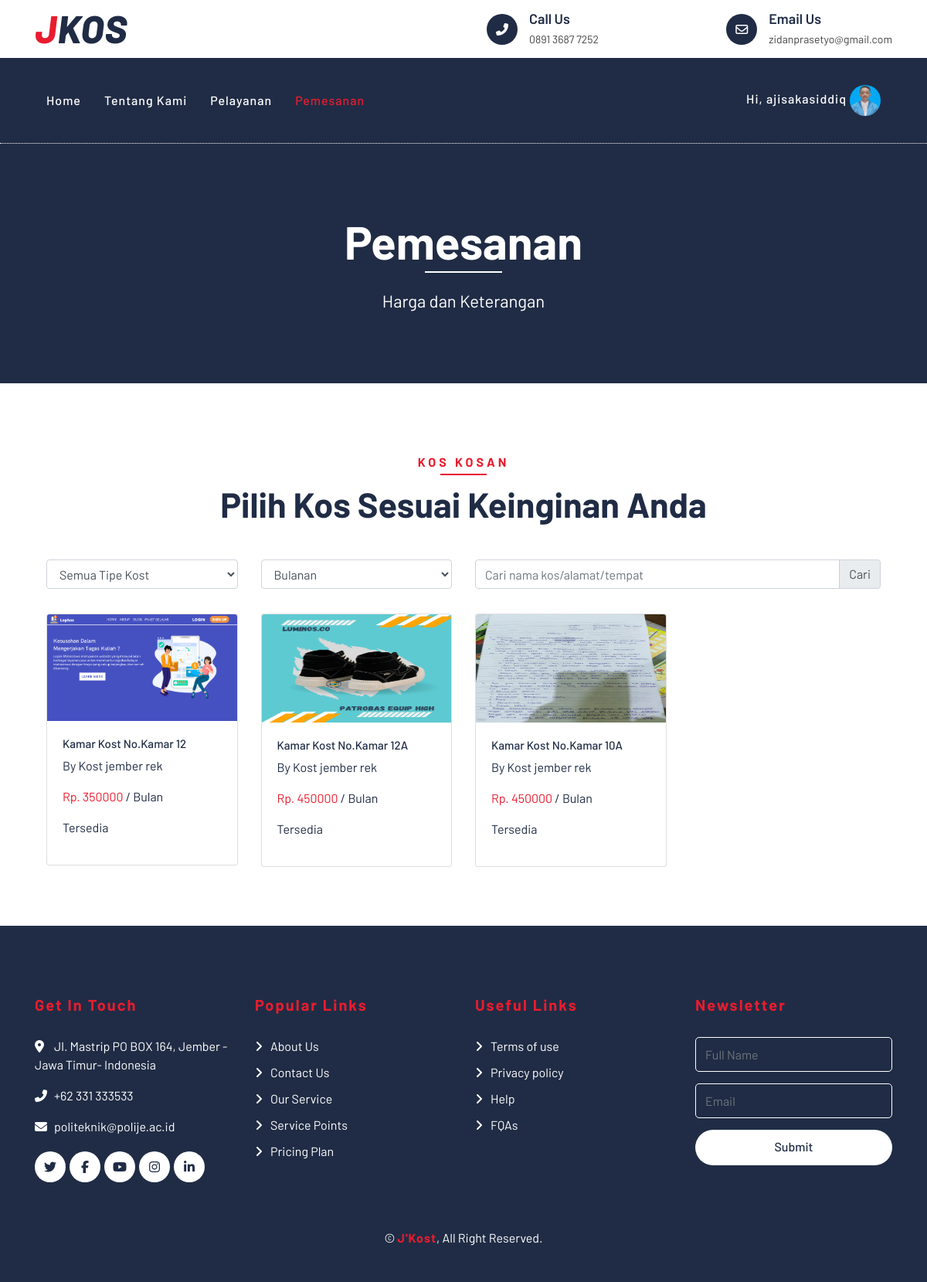
Screenshot of /order.php (signed in) with the database file from the repository.
### tables this page shows
CREATE TABLE `kamar_kost` (
  `id_kamar` int(11) NOT NULL,
  `id_kost` int(11) NOT NULL,
  `jenis_kamar` varchar(255) NOT NULL,
  `no_kamar` varchar(100) NOT NULL,
  `harga` varchar(225) NOT NULL,
  `status_kamar` varchar(255) NOT NULL,
  `foto_kamar_pertama` varchar(225) NOT NULL,
  `foto_kamar_kedua` varchar(225) NOT NULL,
  `foto_kamar_ketiga` varchar(225) NOT NULL,
  `foto_kamar_keempat` varchar(225) NOT NULL,
  `deskripsi` varchar(255) NOT NULL
);

CREATE TABLE `data_kost` (
  `id_kost` int(11) NOT NULL,
  `id_user` int(11) NOT NULL,
  `nama_kost` varchar(255) NOT NULL,
  `alamat` varchar(255) NOT NULL,
  `deskripsi` varchar(255) NOT NULL,
  `foto` varchar(255) DEFAULT NULL,
  `maps` varchar(225) DEFAULT NULL,
  `status` varchar(255) DEFAULT NULL,
  `longtitude` varchar(225) NOT NULL,
  `latitude` varchar(225) NOT NULL
);

### order.php (the view, shortened to what this page needs)
<?php
require("koneksi.php");
if (isset($_SESSION['id_user'])) {
    $name = $_SESSION['user_nama'];
    $sesImg = $_SESSION['foto'];
}
?>
<!DOCTYPE html>
<html lang="en">
<head>
    <link href="https://stackpath.bootstrapcdn.com/bootstrap/4.4.1/css/bootstrap.min.css" rel="stylesheet">
    <link href="https://cdnjs.cloudflare.com/ajax/libs/font-awesome/5.10.0/css/all.min.css" rel="stylesheet">
    <link href="lib/flaticon/font/flaticon.css" rel="stylesheet">
    <link href="lib/animate/animate.min.css" rel="stylesheet">
    <link href="lib/owlcarousel/assets/owl.carousel.min.css" rel="stylesheet">
    <link rel="stylesheet" href="node_modules/@fortawesome/fontawesome-free/css/all.css">
    <link href="css/style.css" rel="stylesheet">
</head>
<body>
    <div class="top-bar">
        <div class="container">
            <div class="row align-items-center">
                <div class="col-lg-4 col-md-3">
                    <div class="logo">
                        <a href="index.html">
                            <h1>J<span>KOS</span></h1>
                        </a>
                    </div>
                </div>
                <div class="col-4 col-md-4">
                    <div class="top-bar-item">
                        <div class="top-bar-icon">
                            <i class="fa fa-phone-alt"></i>
                        </div>
                        <div class="top-bar-text">
                            <h3>Call Us</h3>
                            <p>0891 3687 7252</p>
                        </div>
                    </div>
                </div>
                <div class="col-4 col-md-4">
                    <div class="top-bar-item">
                        <div class="top-bar-icon">
                            <i class="far fa-envelope"></i>
                        </div>
                        <div class="top-bar-text">
                            <h3>Email Us</h3>
                            <p>zidanprasetyo@gmail.com</p>
                        </div>
                    </div>
                </div>
            </div>
        </div>
    </div>
    <div class="nav-bar">
        <div class="container">
            <nav class="navbar navbar-expand-lg bg-dark navbar-dark">
                <div class="collapse navbar-collapse justify-content-between" id="navbarCollapse">
                    <div class="navbar-nav mr-auto">
                        <a href="index" class="nav-item nav-link ">Home</a>
                        <a href="about" class="nav-item nav-link">Tentang Kami</a>
                        <a href="service" class="nav-item nav-link">Pelayanan</a>
                        <a href="order" class="nav-item nav-link active">Pemesanan</a>
                    </div>
                    <div class="ml-auto">
                        <?php if (isset($_SESSION['id_user'])) { ?>
                            <ul class="navbar-nav d-lg-flex">
                                <li class="nav-item dropdown">
                                    <a href="" class="nav-link" id="navbarDropdown" role="button" data-toggle="dropdown">
                                        Hi, <?php echo $name; ?>
                                        <img src="img/<?= $sesImg;  ?>" alt="" class="rounded-circle m-0 p-0 profile-picture " height="50px">
                                    </a>
                                </li>
                            </ul>
                        <?php
                        } elseif (!isset($_SESSION['id_user'])) { ?>
                            <a href="register.php" class="btn-regis ">Register</a>
                            <a href="login.php" class="btn btn-custom">Login</a>
                        <?php } ?>
                    </div>
                </div>
            </nav>
        </div>
    </div>
    <div class="page-header">
        <div class="container">
            <div class="row">
                <div class="col-12">
                    <h2>Pemesanan</h2>
                </div>
                <div class="col-12">
                    <a href="">Harga dan Keterangan</a>
                </div>
            </div>
        </div>
    </div>
    <div class="price">
        <div class="container">
            <div class="section-header text-center">
                <p>Kos Kosan</p>
                <h2>Pilih Kos Sesuai Keinginan Anda</h2>
            </div>
            <form action="" method="get">
                <div class="row mb-3 justify-content-between">
                    <div class="col-lg-3">
                        <select class="form-control  form-select" aria-label="Default select example">
                            <option selected><i class="fa-regular fa-people"></i>Semua Tipe Kost</option>
                        </select>
                    </div>
                    <div class="col-lg-3">
                        <select class="form-control  form-select" aria-label="Default select example">
                            <option selected><i class="fa-regular fa-people"></i>Bulanan</option>
                        </select>
                    </div>
                    <div class="col-lg-6 input-group mb-3">
                        <input type="text" name="keyword" class="form-control" placeholder="Cari nama kos/alamat/tempat " aria-label="Recipient's username" aria-describedby="basic-addon2">
                        <div class="input-group-append">
                            <button class="input-group-text  btn" id="basic-addon2">Cari</button>
                        </div>
                    </div>
                </div>
            </form>
            <div class="row">
                <?php
                $queryKost = "SELECT kamar_kost.id_kamar,data_kost.nama_kost, kamar_kost.no_kamar,kamar_kost.harga,kamar_kost.foto_kamar_pertama,kamar_kost.status_kamar
                        FROM kamar_kost
                        INNER JOIN data_kost ON kamar_kost.id_kost=data_kost.id_kost
                        WHERE kamar_kost.status_kamar = 'Tersedia' AND data_kost.status = 'APPROVED'";
                $result = mysqli_query($koneksi, $queryKost);
                while ($row = mysqli_fetch_array($result)) {
                    $idKamar = $row['id_kamar'];
                    $noKamar = $row['no_kamar'];
                    $namaKost = $row['nama_kost'];
                    $harga = $row['harga'];
                    $foto = $row['foto_kamar_pertama'];
                    $statKamar = $row['status_kamar']
                ?>
                    <div class="col-lg-3 mb-3">
                        <a href="details.php?id_kamar=<?= $idKamar; ?>">
                            <div class="card">
                                <img src="img/<?= $foto; ?>" class="card-img-top" alt="..." style="max-height: 140px;">
                                <div class="card-body">
                                    <h2 class="card-text">Kamar Kost No.Kamar <?= $noKamar; ?></h2>
                                    <p>By <?= $namaKost; ?></p>
                                    <p><span class="kost-price">Rp. <?= $harga; ?> </span>/ Bulan</p>
                                    <p><?= $statKamar; ?></p>
                                </div>
                            </div>
                        </a>
                    </div>
                <?php } ?>
            </div>
        </div>
    </div>
    <div class="footer">
        <div class="container">
            <div class="row">
                <div class="col-lg-3 col-md-6">
                    <div class="footer-contact">
                        <h2>Get In Touch</h2>
                        <p><i class="fa fa-map-marker-alt"></i>Jl. Mastrip PO BOX 164, Jember - Jawa Timur- Indonesia</p>
                        <p><i class="fa fa-phone-alt"></i>+62 331 333533</p>
                        <p><i class="fa fa-envelope"></i>politeknik@polije.ac.id</p>
                        <div class="footer-social">
                            <a class="btn" href=""><i class="fab fa-twitter"></i></a>
                            <a class="btn" href=""><i class="fab fa-facebook-f"></i></a>
                            <a class="btn" href=""><i class="fab fa-youtube"></i></a>
                            <a class="btn" href=""><i class="fab fa-instagram"></i></a>
                            <a class="btn" href=""><i class="fab fa-linkedin-in"></i></a>
                        </div>
                    </div>
                </div>
                <div class="col-lg-3 col-md-6">
                    <div class="footer-link">
                        <h2>Popular Links</h2>
                        <a href="">About Us</a>
                        <a href="">Contact Us</a>
                        <a href="">Our Service</a>
                        <a href="">Service Points</a>
                        <a href="">Pricing Plan</a>
                    </div>
                </div>
                <div class="col-lg-3 col-md-6">
                    <div class="footer-link">
                        <h2>Useful Links</h2>
                        <a href="">Terms of use</a>
                        <a href="">Privacy policy</a>
                        <a href="">Help</a>
                        <a href="">FQAs</a>
                    </div>
                </div>
                <div class="col-lg-3 col-md-6">
                    <div class="footer-newsletter">
                        <h2>Newsletter</h2>
                        <form>
                            <input class="form-control" placeholder="Full Name">
                            <input class="form-control" placeholder="Email">
                            <button class="btn btn-custom">Submit</button>
                        </form>
                    </div>
                </div>
            </div>
        </div>
        <div class="container copyright">
            <p>&copy; <a href="index.php">J'Kost</a>, All Right Reserved.</p>
        </div>
    </div>
</body>
</html>

### rows the page displays
kamar_kost: foto_kamar_pertama (picture), no_kamar "12", id_kost.nama_kost "Kost jember rek", harga "350000", status_kamar "Tersedia"
kamar_kost: foto_kamar_pertama (picture), no_kamar "12A", id_kost.nama_kost "Kost jember rek", harga "450000", status_kamar "Tersedia"
kamar_kost: foto_kamar_pertama (picture), no_kamar "10A", id_kost.nama_kost "Kost jember rek", harga "450000", status_kamar "Tersedia"

### other values shown
$name "ajisakasiddiq"
